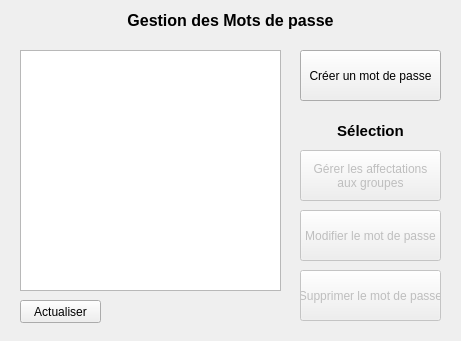
<?xml version="1.0" encoding="UTF-8"?>
<ui version="4.0">
 <class>GestionMotsDePasse</class>
 <widget class="QDialog" name="GestionMotsDePasse">
  <property name="geometry">
   <rect>
    <x>0</x>
    <y>0</y>
    <width>461</width>
    <height>341</height>
   </rect>
  </property>
  <property name="minimumSize">
   <size>
    <width>461</width>
    <height>341</height>
   </size>
  </property>
  <property name="maximumSize">
   <size>
    <width>461</width>
    <height>341</height>
   </size>
  </property>
  <property name="windowTitle">
   <string>Gestionnaire de Mots de passe - Gestion des mots de passe</string>
  </property>
  <widget class="QLabel" name="titrePage">
   <property name="geometry">
    <rect>
     <x>20</x>
     <y>10</y>
     <width>421</width>
     <height>21</height>
    </rect>
   </property>
   <property name="font">
    <font>
     <pointsize>12</pointsize>
     <weight>75</weight>
     <bold>true</bold>
    </font>
   </property>
   <property name="text">
    <string>Gestion des Mots de passe</string>
   </property>
   <property name="alignment">
    <set>Qt::AlignCenter</set>
   </property>
  </widget>
  <widget class="QStackedWidget" name="stackedWidget">
   <property name="geometry">
    <rect>
     <x>10</x>
     <y>40</y>
     <width>441</width>
     <height>291</height>
    </rect>
   </property>
   <property name="currentIndex">
    <number>0</number>
   </property>
   <widget class="QWidget" name="page1">
    <widget class="QPushButton" name="supprimer">
     <property name="enabled">
      <bool>false</bool>
     </property>
     <property name="geometry">
      <rect>
       <x>290</x>
       <y>230</y>
       <width>141</width>
       <height>51</height>
      </rect>
     </property>
     <property name="text">
      <string>Supprimer le mot de passe</string>
     </property>
    </widget>
    <widget class="QPushButton" name="creer">
     <property name="geometry">
      <rect>
       <x>290</x>
       <y>10</y>
       <width>141</width>
       <height>51</height>
      </rect>
     </property>
     <property name="text">
      <string>Créer un mot de passe</string>
     </property>
    </widget>
    <widget class="QListWidget" name="listeMotsDePasse">
     <property name="geometry">
      <rect>
       <x>10</x>
       <y>10</y>
       <width>261</width>
       <height>241</height>
      </rect>
     </property>
    </widget>
    <widget class="QPushButton" name="modifier">
     <property name="enabled">
      <bool>false</bool>
     </property>
     <property name="geometry">
      <rect>
       <x>290</x>
       <y>170</y>
       <width>141</width>
       <height>51</height>
      </rect>
     </property>
     <property name="text">
      <string>Modifier le mot de passe</string>
     </property>
    </widget>
    <widget class="QLabel" name="titreSelection">
     <property name="geometry">
      <rect>
       <x>290</x>
       <y>80</y>
       <width>141</width>
       <height>21</height>
      </rect>
     </property>
     <property name="font">
      <font>
       <pointsize>11</pointsize>
       <weight>75</weight>
       <bold>true</bold>
       <underline>false</underline>
      </font>
     </property>
     <property name="text">
      <string>Sélection</string>
     </property>
     <property name="alignment">
      <set>Qt::AlignCenter</set>
     </property>
    </widget>
    <widget class="QPushButton" name="gererGroupes">
     <property name="enabled">
      <bool>false</bool>
     </property>
     <property name="geometry">
      <rect>
       <x>290</x>
       <y>110</y>
       <width>141</width>
       <height>51</height>
      </rect>
     </property>
     <property name="text">
      <string>Gérer les affectations
aux groupes</string>
     </property>
    </widget>
    <widget class="QPushButton" name="actualiser">
     <property name="geometry">
      <rect>
       <x>10</x>
       <y>260</y>
       <width>81</width>
       <height>23</height>
      </rect>
     </property>
     <property name="text">
      <string>Actualiser</string>
     </property>
    </widget>
   </widget>
   <widget class="QWidget" name="page2">
    <widget class="QLabel" name="titreCreerModifier">
     <property name="geometry">
      <rect>
       <x>10</x>
       <y>10</y>
       <width>241</width>
       <height>21</height>
      </rect>
     </property>
     <property name="font">
      <font>
       <pointsize>11</pointsize>
       <weight>75</weight>
       <bold>true</bold>
      </font>
     </property>
     <property name="text">
      <string>Créer|Modifier un mot de passe</string>
     </property>
    </widget>
    <widget class="QLineEdit" name="identifiant">
     <property name="geometry">
      <rect>
       <x>130</x>
       <y>90</y>
       <width>113</width>
       <height>20</height>
      </rect>
     </property>
    </widget>
    <widget class="QLineEdit" name="motdepasse">
     <property name="geometry">
      <rect>
       <x>130</x>
       <y>120</y>
       <width>113</width>
       <height>20</height>
      </rect>
     </property>
     <property name="echoMode">
      <enum>QLineEdit::Password</enum>
     </property>
    </widget>
    <widget class="QLabel" name="labelIdentifiant">
     <property name="geometry">
      <rect>
       <x>30</x>
       <y>90</y>
       <width>61</width>
       <height>16</height>
      </rect>
     </property>
     <property name="text">
      <string>Identifiant :</string>
     </property>
    </widget>
    <widget class="QLabel" name="labelMotDePasse">
     <property name="geometry">
      <rect>
       <x>30</x>
       <y>120</y>
       <width>71</width>
       <height>16</height>
      </rect>
     </property>
     <property name="text">
      <string>Mot de passe :</string>
     </property>
    </widget>
    <widget class="QPushButton" name="validerMotDePasse">
     <property name="geometry">
      <rect>
       <x>310</x>
       <y>60</y>
       <width>75</width>
       <height>23</height>
      </rect>
     </property>
     <property name="text">
      <string>Valider</string>
     </property>
    </widget>
    <widget class="QPushButton" name="annulerMotDePasse">
     <property name="geometry">
      <rect>
       <x>310</x>
       <y>90</y>
       <width>75</width>
       <height>23</height>
      </rect>
     </property>
     <property name="text">
      <string>Annuler</string>
     </property>
    </widget>
    <widget class="QLabel" name="labelServeur">
     <property name="geometry">
      <rect>
       <x>30</x>
       <y>150</y>
       <width>71</width>
       <height>16</height>
      </rect>
     </property>
     <property name="text">
      <string>Serveur :</string>
     </property>
    </widget>
    <widget class="QComboBox" name="serveur">
     <property name="geometry">
      <rect>
       <x>130</x>
       <y>150</y>
       <width>131</width>
       <height>22</height>
      </rect>
     </property>
    </widget>
    <widget class="QLabel" name="labelNom">
     <property name="geometry">
      <rect>
       <x>30</x>
       <y>60</y>
       <width>61</width>
       <height>16</height>
      </rect>
     </property>
     <property name="text">
      <string>Nom :</string>
     </property>
    </widget>
    <widget class="QLineEdit" name="nom">
     <property name="geometry">
      <rect>
       <x>130</x>
       <y>60</y>
       <width>113</width>
       <height>20</height>
      </rect>
     </property>
    </widget>
   </widget>
   <widget class="QWidget" name="page3">
    <widget class="QLabel" name="titreGererGroupes">
     <property name="geometry">
      <rect>
       <x>10</x>
       <y>10</y>
       <width>141</width>
       <height>21</height>
      </rect>
     </property>
     <property name="font">
      <font>
       <pointsize>11</pointsize>
       <weight>75</weight>
       <bold>true</bold>
      </font>
     </property>
     <property name="text">
      <string>Gérer les groupes</string>
     </property>
    </widget>
    <widget class="QListWidget" name="groupes">
     <property name="geometry">
      <rect>
       <x>10</x>
       <y>70</y>
       <width>181</width>
       <height>211</height>
      </rect>
     </property>
    </widget>
    <widget class="QListWidget" name="groupesMotDePasse">
     <property name="geometry">
      <rect>
       <x>250</x>
       <y>70</y>
       <width>181</width>
       <height>181</height>
      </rect>
     </property>
    </widget>
    <widget class="QLabel" name="labelGroupes">
     <property name="geometry">
      <rect>
       <x>10</x>
       <y>50</y>
       <width>91</width>
       <height>16</height>
      </rect>
     </property>
     <property name="text">
      <string>Liste des groupes</string>
     </property>
    </widget>
    <widget class="QLabel" name="labelGroupesMotDePasse">
     <property name="geometry">
      <rect>
       <x>250</x>
       <y>50</y>
       <width>191</width>
       <height>16</height>
      </rect>
     </property>
     <property name="text">
      <string>Groupes ayant accès au mot de passe</string>
     </property>
    </widget>
    <widget class="QPushButton" name="ajouterGroupe">
     <property name="geometry">
      <rect>
       <x>200</x>
       <y>140</y>
       <width>41</width>
       <height>23</height>
      </rect>
     </property>
     <property name="text">
      <string>&gt;</string>
     </property>
    </widget>
    <widget class="QPushButton" name="enleverGroupe">
     <property name="geometry">
      <rect>
       <x>200</x>
       <y>180</y>
       <width>41</width>
       <height>23</height>
      </rect>
     </property>
     <property name="text">
      <string>&lt;</string>
     </property>
    </widget>
    <widget class="QPushButton" name="validerGroupes">
     <property name="geometry">
      <rect>
       <x>250</x>
       <y>260</y>
       <width>86</width>
       <height>23</height>
      </rect>
     </property>
     <property name="text">
      <string>Valider</string>
     </property>
    </widget>
    <widget class="QPushButton" name="annulerGroupes">
     <property name="geometry">
      <rect>
       <x>345</x>
       <y>260</y>
       <width>86</width>
       <height>23</height>
      </rect>
     </property>
     <property name="text">
      <string>Annuler</string>
     </property>
    </widget>
    <widget class="QLabel" name="labelMDP">
     <property name="geometry">
      <rect>
       <x>250</x>
       <y>10</y>
       <width>181</width>
       <height>21</height>
      </rect>
     </property>
     <property name="font">
      <font>
       <pointsize>10</pointsize>
       <weight>50</weight>
       <bold>false</bold>
      </font>
     </property>
     <property name="text">
      <string>Mot de passe</string>
     </property>
    </widget>
   </widget>
  </widget>
 </widget>
 <tabstops>
  <tabstop>creer</tabstop>
  <tabstop>listeMotsDePasse</tabstop>
  <tabstop>actualiser</tabstop>
  <tabstop>gererGroupes</tabstop>
  <tabstop>modifier</tabstop>
  <tabstop>supprimer</tabstop>
  <tabstop>nom</tabstop>
  <tabstop>identifiant</tabstop>
  <tabstop>motdepasse</tabstop>
  <tabstop>serveur</tabstop>
  <tabstop>validerMotDePasse</tabstop>
  <tabstop>annulerMotDePasse</tabstop>
  <tabstop>groupes</tabstop>
  <tabstop>groupesMotDePasse</tabstop>
  <tabstop>ajouterGroupe</tabstop>
  <tabstop>enleverGroupe</tabstop>
  <tabstop>validerGroupes</tabstop>
  <tabstop>annulerGroupes</tabstop>
 </tabstops>
 <resources/>
 <connections/>
</ui>
